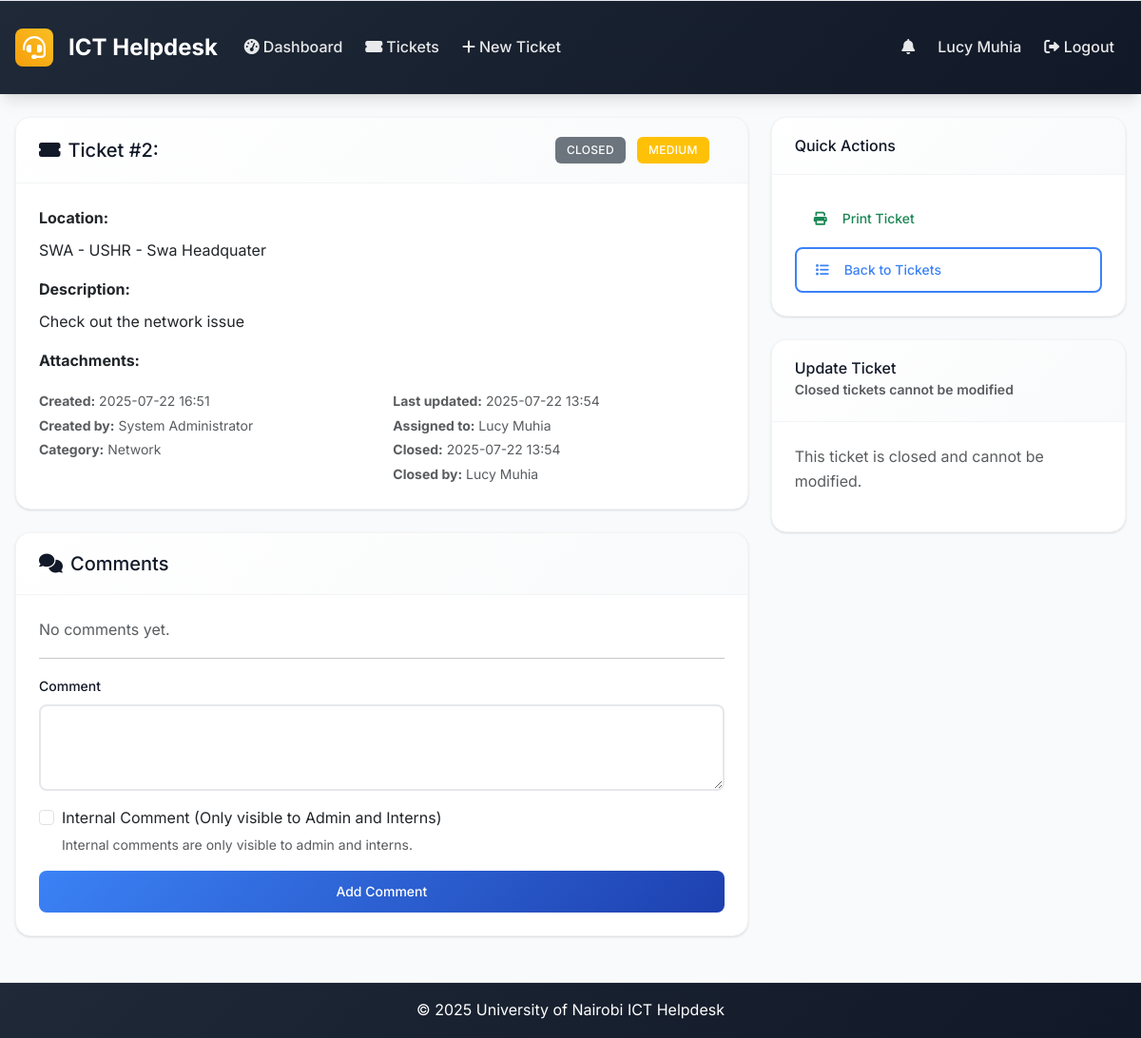
Screenshot of /ticket/2 (signed in) with the database file from the repository.
### models.py (models this page shows, shortened)
class User(UserMixin, db.Model):
    id = db.Column(db.Integer, primary_key=True)
    username = db.Column(db.String(64), unique=True, nullable=False)
    email = db.Column(db.String(120), unique=True, nullable=False)
    password_hash = db.Column(db.String(256), nullable=False)
    full_name = db.Column(db.String(100), nullable=False)
    role = db.Column(db.String(20), nullable=False, default='user')  # admin, intern, user
    created_at = db.Column(db.DateTime, default=datetime.utcnow)
    is_active = db.Column(db.Boolean, default=True)
    is_verified = db.Column(db.Boolean, default=False)
    verification_token = db.Column(db.String(128), nullable=True)
    tickets_created = db.relationship('Ticket', foreign_keys='Ticket.created_by_id', backref='creator', lazy='dynamic')
    assigned_tickets = db.relationship('Ticket', secondary='ticket_assignees', back_populates='assignees', lazy='selectin')
    comments = db.relationship('Comment', backref='author', lazy='dynamic')

class Ticket(db.Model):
    id = db.Column(db.Integer, primary_key=True)
    location = db.Column(db.String(200), nullable=False)
    description = db.Column(Text, nullable=False)
    status = db.Column(db.String(20), nullable=False, default='open')  # open, in_progress, resolved, closed
    priority = db.Column(db.String(20), nullable=False, default='medium')  # low, medium, high, urgent
    created_at = db.Column(db.DateTime, default=datetime.utcnow)
    updated_at = db.Column(db.DateTime, default=datetime.utcnow, onupdate=datetime.utcnow)
    closed_at = db.Column(db.DateTime)
    closed_by_id = db.Column(db.Integer, db.ForeignKey('user.id'), nullable=True)
    due_date = db.Column(db.DateTime, nullable=True)
    created_by_id = db.Column(db.Integer, db.ForeignKey('user.id'), nullable=True)
    category_id = db.Column(db.Integer, db.ForeignKey('category.id'))
    comments = db.relationship('Comment', backref='ticket', lazy='dynamic', cascade='all, delete-orphan')
    attachments = db.relationship('Attachment', backref='ticket', lazy='dynamic', cascade='all, delete-orphan')
    assignees = db.relationship('User', secondary=ticket_assignees, back_populates='assigned_tickets', lazy='selectin')
    closed_by = db.relationship('User', foreign_keys=[closed_by_id], backref='closed_tickets')

class Category(db.Model):
    id = db.Column(db.Integer, primary_key=True)
    name = db.Column(db.String(50), unique=True, nullable=False)
    description = db.Column(db.String(200))
    created_at = db.Column(db.DateTime, default=datetime.utcnow)
    tickets = db.relationship('Ticket', backref='category', lazy='dynamic')

### routes.py (the view)
@app.route('/ticket/<int:id>')
@login_required
def ticket_detail(id):
    ticket = Ticket.query.get_or_404(id)
    if current_user.role == 'user' and ticket.created_by_id != current_user.id:
        abort(403)
    elif current_user.role == 'intern' and current_user.id not in [u.id for u in ticket.assignees] and ticket.created_by_id != current_user.id:
        abort(403)
    if current_user.role == 'user':
        comments = Comment.query.filter_by(ticket_id=id, is_internal=False).order_by(Comment.created_at).all()
    else:
        comments = Comment.query.filter_by(ticket_id=id).order_by(Comment.created_at).all()
    comment_form = CommentForm()
    update_form = TicketUpdateForm(obj=ticket) if current_user.role in ['admin', 'intern'] else None
    return render_template('ticket_detail.html', ticket=ticket, comments=comments,
                         comment_form=comment_form, update_form=update_form)

### forms.py
class CommentForm(FlaskForm):
    content = TextAreaField('Comment', validators=[DataRequired()])
    is_internal = BooleanField('Internal Comment (Only visible to Admin and Interns)')
    submit = SubmitField('Add Comment')

class TicketUpdateForm(FlaskForm):
    status = SelectField('Status', choices=[
        ('open', 'Open'),
        ('in_progress', 'In Progress'),
        ('resolved', 'Resolved'),
        ('closed', 'Closed')
    ])
    assignees = SelectMultipleField('Assignees', coerce=int, validators=[Optional()])
    priority = SelectField('Priority', choices=[
        ('low', 'Low'),
        ('medium', 'Medium'),
        ('high', 'High'),
        ('urgent', 'Urgent')
    ])
    submit = SubmitField('Update Ticket')
    def __init__(self, *args, **kwargs):
        super(TicketUpdateForm, self).__init__(*args, **kwargs)
        self.assignees.choices = [(u.id, u.full_name) for u in User.query.filter(User.role.in_(['admin', 'intern'])).all()]

### app.py (called while the page is built)
@login_manager.user_loader
def load_user(user_id):
    from models import User
    return User.query.get(int(user_id))

@app.context_processor
def inject_now():
    return {'now': datetime.utcnow}

### routes.py (called while the page is built)
@app.context_processor
def inject_datetime():
    return dict(datetime=datetime)

### utils.py (called while the page is built)
def get_priority_badge_class(priority):
    classes = {
        'low': 'bg-secondary',
        'medium': 'bg-warning',
        'high': 'bg-danger',
        'urgent': 'bg-danger'
    }
    return classes.get(priority, 'bg-secondary')

def get_status_badge_class(status):
    classes = {
        'open': 'bg-primary',
        'in_progress': 'bg-warning',
        'resolved': 'bg-success',
        'closed': 'bg-secondary'
    }
    return classes.get(status, 'bg-secondary')

def format_datetime(dt):
    if not dt:
        return 'N/A'
    return dt.strftime('%Y-%m-%d %H:%M')

def nl2br(value):
    if not value:
        return value
    return value.replace('\n', '<br>')

### templates/ticket_detail.html (shortened to what this page needs)
{% extends "base.html" %}
{% block content %}
<div class="row">
    <div class="col-md-8">
        <div class="card mb-4">
            <div class="card-header d-flex justify-content-between align-items-center">
                <h5 class="mb-0">
                    <i class="fas fa-ticket-alt me-2"></i>Ticket #{{ ticket.id }}: {{ ticket.title }}
                </h5>
                <div class="d-flex align-items-center">
                    <div class="me-3">
                        <span class="badge {{ ticket.status|status_badge }} me-2">
                            {{ ticket.status.replace('_', ' ').title() }}
                        </span>
                        <span class="badge {{ ticket.priority|priority_badge }}">
                            {{ ticket.priority.title() }}
                        </span>
                    </div>
                </div>
            </div>
            <div class="card-body">
                <div class="mb-3">
                    <strong>Location:</strong>
                    <div class="mt-2">{{ ticket.location }}</div>
                </div>
                <div class="mb-3">
                    <strong>Description:</strong>
                    <div class="mt-2">{{ ticket.description|nl2br }}</div>
                </div>
                {% if ticket.attachments %}
                <div class="mb-3">
                    <strong>Attachments:</strong>
                </div>
                {% endif %}
                <div class="row">
                    <div class="col-md-6">
                        <small class="text-muted">
                            <strong>Created:</strong> {{ ticket.created_at|format_datetime }}<br>
                            <strong>Created by:</strong> {{ ticket.creator.full_name }}<br>
                            {% if ticket.category %}
                            <strong>Category:</strong> {{ ticket.category.name }}<br>
                            {% endif %}
                        </small>
                    </div>
                    <div class="col-md-6">
                        <small class="text-muted">
                            <strong>Last updated:</strong> {{ ticket.updated_at|format_datetime }}<br>
                            <strong>Assigned to:</strong>
                            {% if ticket.assignees|length == 0 %}
                                Unassigned
                            {% else %}
                                {% for user in ticket.assignees %}{{ user.full_name }}{% if not loop.last %}, {% endif %}{% endfor %}
                            {% endif %}<br>
                            {% if ticket.closed_at %}
                            <strong>Closed:</strong> {{ ticket.closed_at|format_datetime }}<br>
                            <strong>Closed by:</strong> {{ ticket.closed_by.full_name if ticket.closed_by else 'N/A' }}<br>
                            {% endif %}
                        </small>
                    </div>
                </div>
            </div>
        </div>
        <div class="card">
            <div class="card-header">
                <h5 class="mb-0"><i class="fas fa-comments me-2"></i>Comments</h5>
            </div>
            <div class="card-body">
                {% if comments %}
                    {% for comment in comments %}
                    <div class="border-start border-3 {% if comment.is_internal %}border-warning{% else %}border-primary{% endif %} ps-3 mb-3">
                        <div class="d-flex justify-content-between align-items-start">
                            <div>
                                <strong>{{ comment.author.full_name }}</strong>
                                {% if comment.is_internal %}
                                    <span class="badge bg-warning text-dark ms-2">Internal</span>
                                {% endif %}
                            </div>
                            <small class="text-muted">{{ comment.created_at|format_datetime }}</small>
                        </div>
                        <div class="mt-2">{{ comment.content|nl2br }}</div>
                    </div>
                    {% endfor %}
                {% else %}
                    <p class="text-muted">No comments yet.</p>
                {% endif %}
                <hr>
                <form method="POST" action="{{ url_for('add_comment', id=ticket.id) }}">
                    <div class="mb-3">
                        {{ comment_form.content.label(class="form-label") }}
                        {{ comment_form.content(class="form-control", rows="3") }}
                    </div>
                    {% if current_user.role in ['admin', 'intern'] %}
                    <div class="mb-3 form-check">
                        {{ comment_form.is_internal(class="form-check-input") }}
                        {{ comment_form.is_internal.label(class="form-check-label") }}
                        <div class="form-text">Internal comments are only visible to admin and interns.</div>
                    </div>
                    {% endif %}
                    <div class="d-grid">
                        {{ comment_form.submit(class="btn btn-primary") }}
                    </div>
                </form>
            </div>
        </div>
    </div>
    <div class="col-md-4">
        <div class="card mb-4">
            <div class="card-header">
                <h6 class="mb-0">Quick Actions</h6>
            </div>
            <div class="card-body">
                {% if ticket.status == 'closed' %}
                <a href="{{ url_for('print_ticket', id=ticket.id) }}" target="_blank" class="btn btn-outline-success w-100 mb-2">
                    <i class="fas fa-print me-2"></i>Print Ticket
                </a>
                {% endif %}
                <a href="{{ url_for('tickets_list') }}" class="btn btn-outline-primary w-100">
                    <i class="fas fa-list me-2"></i>Back to Tickets
                </a>
            </div>
        </div>
        {% if update_form and current_user.role in ['admin', 'intern'] %}
        <div class="card">
            <div class="card-header">
                <h6 class="mb-0">Update Ticket</h6>
                {% if ticket.status == 'closed' %}
                <small class="text-muted">Closed tickets cannot be modified</small>
                {% endif %}
            </div>
            <div class="card-body">
                {% if ticket.status == 'closed' %}
                <p class="text-muted">This ticket is closed and cannot be modified.</p>
                {% endif %}
            </div>
        </div>
        {% endif %}
    </div>
</div>
{% endblock %}

### templates/base.html (shortened to what this page needs)
<!DOCTYPE html>
<html lang="en">
<head>
    <link href="https://cdn.jsdelivr.net/npm/bootstrap@5.3.0/dist/css/bootstrap.min.css" rel="stylesheet">
    <link href="https://cdnjs.cloudflare.com/ajax/libs/font-awesome/6.0.0/css/all.min.css" rel="stylesheet">
    <link href="{{ url_for('static', filename='css/custom.css') }}" rel="stylesheet">
</head>
<body>
    <nav class="navbar navbar-expand-lg navbar-dark footer-sky">
        <div class="container-fluid px-3">
            <a class="navbar-brand" href="{{ url_for('index') }}">
                <i class="fas fa-headset me-2"></i>ICT Helpdesk
            </a>
            <div class="collapse navbar-collapse" id="navbarNav">
                <ul class="navbar-nav me-auto mb-2 mb-lg-0">
                    {% if current_user.is_authenticated %}
                    <li class="nav-item">
                        <a class="nav-link" href="{{ url_for('dashboard') }}">
                            <i class="fas fa-tachometer-alt me-1"></i>Dashboard
                        </a>
                    </li>
                    <li class="nav-item">
                        <a class="nav-link" href="{{ url_for('tickets_list') }}">
                            <i class="fas fa-ticket-alt me-1"></i>Tickets
                        </a>
                    </li>
                    <li class="nav-item">
                        <a class="nav-link" href="{{ url_for('new_ticket') }}">
                            <i class="fas fa-plus me-1"></i>New Ticket
                        </a>
                    </li>
                    {% endif %}
                </ul>
                <ul class="navbar-nav ms-auto mb-2 mb-lg-0">
                    {% if current_user.is_authenticated %}
                    {% if current_user.role in ['admin', 'intern'] %}
                    <li class="nav-item dropdown">
                        <a class="nav-link position-relative" href="#" id="notificationsDropdown" role="button" data-bs-toggle="dropdown" aria-expanded="false">
                            <i class="fas fa-bell"></i>
                        </a>
                    </li>
                    {% endif %}
                    <li class="nav-item">
                        <span class="nav-link">{{ current_user.full_name }}</span>
                    </li>
                    <li class="nav-item">
                        <a class="nav-link" href="{{ url_for('logout') }}"><i class="fas fa-sign-out-alt"></i> Logout</a>
                    </li>
                    {% endif %}
                </ul>
            </div>
        </div>
    </nav>
    <main class="container-fluid my-4 px-3">
        {% block content %}{% endblock %}
    </main>
    <footer class="footer-sky py-3 mt-5">
        <div class="container text-center">
            <span>&copy; {{ datetime.utcnow().year }} University of Nairobi ICT Helpdesk</span>
        </div>
    </footer>
</body>
</html>

### rows the page displays
User: full_name "Lucy Muhia", closed_by "Lucy Muhia"
Ticket: id "2", status.replace "CLOSED", priority "MEDIUM", location "SWA - USHR - Swa Headquater", description "Check out the network issue", created_at "2025-07-22 16:51", updated_at "2025-07-22 13:54", closed_at "2025-07-22 13:54"
User: creator.full_name "System Administrator"
Category: category.name "Network"

### other values shown
{{ comment_form.content.label(class="form-label") }} "Comment"
{{ comment_form.is_internal.label(class="form-check-label") }} "Internal Comment (Only visible to Admin and Interns)"
